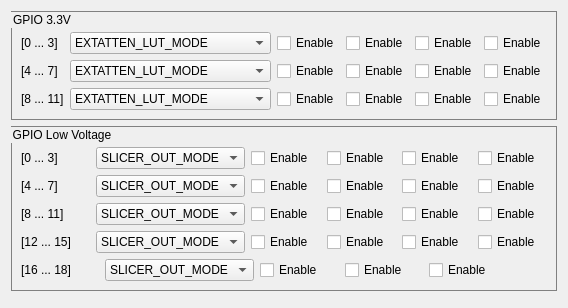
         <widget class="QWidget" name="tab_12">
          <attribute name="title">
           <string>GPIO</string>
          </attribute>
          <layout class="QVBoxLayout" name="verticalLayout_47">
           <item>
            <widget class="QGroupBox" name="groupBox_27">
             <property name="maximumSize">
              <size>
               <width>16777215</width>
               <height>200</height>
              </size>
             </property>
             <property name="styleSheet">
              <string notr="true">QGroupBox{
border:1px solid gray;
}</string>
             </property>
             <property name="title">
              <string>GPIO 3.3V</string>
             </property>
             <layout class="QVBoxLayout" name="verticalLayout_30">
              <property name="topMargin">
               <number>20</number>
              </property>
              <item>
               <layout class="QHBoxLayout" name="horizontalLayout_167">
                <item>
                 <widget class="QLabel" name="label_155">
                  <property name="text">
                   <string>[0 ... 3]</string>
                  </property>
                 </widget>
                </item>
                <item>
                 <widget class="QComboBox" name="gpio_cmb_3v_0_3">
                  <item>
                   <property name="text">
                    <string>EXTATTEN_LUT_MODE</string>
                   </property>
                  </item>
                  <item>
                   <property name="text">
                    <string>BITBANG_MODE</string>
                   </property>
                  </item>
                  <item>
                   <property name="text">
                    <string>INVLEVELTRANSLATE_MODE</string>
                   </property>
                  </item>
                  <item>
                   <property name="text">
                    <string>LEVELTRANSLATE_MODE</string>
                   </property>
                  </item>
                 </widget>
                </item>
                <item>
                 <widget class="QCheckBox" name="gpio_chk_3v_0_3_enable1">
                  <property name="text">
                   <string>Enable</string>
                  </property>
                 </widget>
                </item>
                <item>
                 <widget class="QCheckBox" name="gpio_chk_3v_0_3_enable2">
                  <property name="text">
                   <string>Enable</string>
                  </property>
                 </widget>
                </item>
                <item>
                 <widget class="QCheckBox" name="gpio_chk_3v_0_3_enable3">
                  <property name="text">
                   <string>Enable</string>
                  </property>
                 </widget>
                </item>
                <item>
                 <widget class="QCheckBox" name="gpio_chk_3v_0_3_enable4">
                  <property name="text">
                   <string>Enable</string>
                  </property>
                 </widget>
                </item>
               </layout>
              </item>
              <item>
               <layout class="QHBoxLayout" name="horizontalLayout_169">
                <item>
                 <widget class="QLabel" name="label_157">
                  <property name="text">
                   <string>[4 ... 7]</string>
                  </property>
                 </widget>
                </item>
                <item>
                 <widget class="QComboBox" name="gpio_cmb_3v_4_7">
                  <item>
                   <property name="text">
                    <string>EXTATTEN_LUT_MODE</string>
                   </property>
                  </item>
                  <item>
                   <property name="text">
                    <string>BITBANG_MODE</string>
                   </property>
                  </item>
                  <item>
                   <property name="text">
                    <string>INVLEVELTRANSLATE_MODE</string>
                   </property>
                  </item>
                  <item>
                   <property name="text">
                    <string>LEVELTRANSLATE_MODE</string>
                   </property>
                  </item>
                 </widget>
                </item>
                <item>
                 <widget class="QCheckBox" name="gpio_chk_3v_4_7_enable1">
                  <property name="text">
                   <string>Enable</string>
                  </property>
                 </widget>
                </item>
                <item>
                 <widget class="QCheckBox" name="gpio_chk_3v_4_7_enable2">
                  <property name="text">
                   <string>Enable</string>
                  </property>
                 </widget>
                </item>
                <item>
                 <widget class="QCheckBox" name="gpio_chk_3v_4_7_enable3">
                  <property name="text">
                   <string>Enable</string>
                  </property>
                 </widget>
                </item>
                <item>
                 <widget class="QCheckBox" name="gpio_chk_3v_4_7_enable4">
                  <property name="text">
                   <string>Enable</string>
                  </property>
                 </widget>
                </item>
               </layout>
              </item>
              <item>
               <layout class="QHBoxLayout" name="horizontalLayout_168">
                <item>
                 <widget class="QLabel" name="label_156">
                  <property name="text">
                   <string>[8 ... 11]</string>
                  </property>
                 </widget>
                </item>
                <item>
                 <widget class="QComboBox" name="gpio_cmb_3v_8_11">
                  <item>
                   <property name="text">
                    <string>EXTATTEN_LUT_MODE</string>
                   </property>
                  </item>
                  <item>
                   <property name="text">
                    <string>BITBANG_MODE</string>
                   </property>
                  </item>
                  <item>
                   <property name="text">
                    <string>INVLEVELTRANSLATE_MODE</string>
                   </property>
                  </item>
                  <item>
                   <property name="text">
                    <string>LEVELTRANSLATE_MODE</string>
                   </property>
                  </item>
                 </widget>
                </item>
                <item>
                 <widget class="QCheckBox" name="gpio_chk_3v_8_11_enable1">
                  <property name="text">
                   <string>Enable</string>
                  </property>
                 </widget>
                </item>
                <item>
                 <widget class="QCheckBox" name="gpio_chk_3v_8_11_enable2">
                  <property name="text">
                   <string>Enable</string>
                  </property>
                 </widget>
                </item>
                <item>
                 <widget class="QCheckBox" name="gpio_chk_3v_8_11_enable3">
                  <property name="text">
                   <string>Enable</string>
                  </property>
                 </widget>
                </item>
                <item>
                 <widget class="QCheckBox" name="gpio_chk_3v_8_11_enable4">
                  <property name="text">
                   <string>Enable</string>
                  </property>
                 </widget>
                </item>
               </layout>
              </item>
             </layout>
            </widget>
           </item>
           <item>
            <widget class="QGroupBox" name="groupBox_28">
             <property name="maximumSize">
              <size>
               <width>16777215</width>
               <height>300</height>
              </size>
             </property>
             <property name="styleSheet">
              <string notr="true">QGroupBox{
border:1px solid gray;
}</string>
             </property>
             <property name="title">
              <string>GPIO Low Voltage</string>
             </property>
             <layout class="QVBoxLayout" name="verticalLayout_31">
              <property name="topMargin">
               <number>20</number>
              </property>
              <item>
               <layout class="QHBoxLayout" name="horizontalLayout_170">
                <item>
                 <widget class="QLabel" name="label_158">
                  <property name="text">
                   <string>[0 ... 3]</string>
                  </property>
                 </widget>
                </item>
                <item>
                 <widget class="QComboBox" name="gpio_cmb_low_voltage_0_3">
                  <item>
                   <property name="text">
                    <string>SLICER_OUT_MODE</string>
                   </property>
                  </item>
                  <item>
                   <property name="text">
                    <string>ARM_OUT_MODE</string>
                   </property>
                  </item>
                  <item>
                   <property name="text">
                    <string>BITBANG_MODE</string>
                   </property>
                  </item>
                  <item>
                   <property name="text">
                    <string>MONITOR_MODE</string>
                   </property>
                  </item>
                 </widget>
                </item>
                <item>
                 <widget class="QCheckBox" name="gpio_chk_low_voltage_0_3_enable1">
                  <property name="text">
                   <string>Enable</string>
                  </property>
                 </widget>
                </item>
                <item>
                 <widget class="QCheckBox" name="gpio_chk_low_voltage_0_3_enable2">
                  <property name="text">
                   <string>Enable</string>
                  </property>
                 </widget>
                </item>
                <item>
                 <widget class="QCheckBox" name="gpio_chk_low_voltage_0_3_enable3">
                  <property name="text">
                   <string>Enable</string>
                  </property>
                 </widget>
                </item>
                <item>
                 <widget class="QCheckBox" name="gpio_chk_low_voltage_0_3_enable4">
                  <property name="text">
                   <string>Enable</string>
                  </property>
                 </widget>
                </item>
               </layout>
              </item>
              <item>
               <layout class="QHBoxLayout" name="horizontalLayout_171">
                <item>
                 <widget class="QLabel" name="label_159">
                  <property name="text">
                   <string>[4 ... 7]</string>
                  </property>
                 </widget>
                </item>
                <item>
                 <widget class="QComboBox" name="gpio_cmb_low_voltage_4_7">
                  <item>
                   <property name="text">
                    <string>SLICER_OUT_MODE</string>
                   </property>
                  </item>
                  <item>
                   <property name="text">
                    <string>ARM_OUT_MODE</string>
                   </property>
                  </item>
                  <item>
                   <property name="text">
                    <string>BITBANG_MODE</string>
                   </property>
                  </item>
                  <item>
                   <property name="text">
                    <string>MONITOR_MODE</string>
                   </property>
                  </item>
                 </widget>
                </item>
                <item>
                 <widget class="QCheckBox" name="gpio_chk_low_voltage_4_7_enable1">
                  <property name="text">
                   <string>Enable</string>
                  </property>
                 </widget>
                </item>
                <item>
                 <widget class="QCheckBox" name="gpio_chk_low_voltage_4_7_enable2">
                  <property name="text">
                   <string>Enable</string>
                  </property>
                 </widget>
                </item>
                <item>
                 <widget class="QCheckBox" name="gpio_chk_low_voltage_4_7_enable3">
                  <property name="text">
                   <string>Enable</string>
                  </property>
                 </widget>
                </item>
                <item>
                 <widget class="QCheckBox" name="gpio_chk_low_voltage_4_7_enable4">
                  <property name="text">
                   <string>Enable</string>
                  </property>
                 </widget>
                </item>
               </layout>
              </item>
              <item>
               <layout class="QHBoxLayout" name="horizontalLayout_172">
                <item>
                 <widget class="QLabel" name="label_160">
                  <property name="text">
                   <string>[8 ... 11]</string>
                  </property>
                 </widget>
                </item>
                <item>
                 <widget class="QComboBox" name="gpio_cmb_low_voltage_8_11">
                  <item>
                   <property name="text">
                    <string>SLICER_OUT_MODE</string>
                   </property>
                  </item>
                  <item>
                   <property name="text">
                    <string>ARM_OUT_MODE</string>
                   </property>
                  </item>
                  <item>
                   <property name="text">
                    <string>BITBANG_MODE</string>
                   </property>
                  </item>
                  <item>
                   <property name="text">
                    <string>MONITOR_MODE</string>
                   </property>
                  </item>
                 </widget>
                </item>
                <item>
                 <widget class="QCheckBox" name="gpio_chk_low_voltage_8_11_enable1">
                  <property name="text">
                   <string>Enable</string>
                  </property>
                 </widget>
                </item>
                <item>
                 <widget class="QCheckBox" name="gpio_chk_low_voltage_8_11_enable2">
                  <property name="text">
                   <string>Enable</string>
                  </property>
                 </widget>
                </item>
                <item>
                 <widget class="QCheckBox" name="gpio_chk_low_voltage_8_11_enable3">
                  <property name="text">
                   <string>Enable</string>
                  </property>
                 </widget>
                </item>
                <item>
                 <widget class="QCheckBox" name="gpio_chk_low_voltage_8_11_enable4">
                  <property name="text">
                   <string>Enable</string>
                  </property>
                 </widget>
                </item>
               </layout>
              </item>
              <item>
               <layout class="QHBoxLayout" name="horizontalLayout_173">
                <item>
                 <widget class="QLabel" name="label_161">
                  <property name="text">
                   <string>[12 ... 15]</string>
                  </property>
                 </widget>
                </item>
                <item>
                 <widget class="QComboBox" name="gpio_cmb_low_voltage_12_15">
                  <item>
                   <property name="text">
                    <string>SLICER_OUT_MODE</string>
                   </property>
                  </item>
                  <item>
                   <property name="text">
                    <string>ARM_OUT_MODE</string>
                   </property>
                  </item>
                  <item>
                   <property name="text">
                    <string>BITBANG_MODE</string>
                   </property>
                  </item>
                  <item>
                   <property name="text">
                    <string>MONITOR_MODE</string>
                   </property>
                  </item>
                 </widget>
                </item>
                <item>
                 <widget class="QCheckBox" name="gpio_chk_low_voltage_12_15_enable1">
                  <property name="text">
                   <string>Enable</string>
                  </property>
                 </widget>
                </item>
                <item>
                 <widget class="QCheckBox" name="gpio_chk_low_voltage_12_15_enable2">
                  <property name="text">
                   <string>Enable</string>
                  </property>
                 </widget>
                </item>
                <item>
                 <widget class="QCheckBox" name="gpio_chk_low_voltage_12_15_enable3">
                  <property name="text">
                   <string>Enable</string>
                  </property>
                 </widget>
                </item>
                <item>
                 <widget class="QCheckBox" name="gpio_chk_low_voltage_12_15_enable4">
                  <property name="text">
                   <string>Enable</string>
                  </property>
                 </widget>
                </item>
               </layout>
              </item>
              <item>
               <layout class="QHBoxLayout" name="horizontalLayout_174">
                <item>
                 <widget class="QLabel" name="label_162">
                  <property name="text">
                   <string>[16 ... 18]</string>
                  </property>
                 </widget>
                </item>
                <item>
                 <widget class="QComboBox" name="gpio_cmb_low_voltage_16_18">
                  <item>
                   <property name="text">
                    <string>SLICER_OUT_MODE</string>
                   </property>
                  </item>
                  <item>
                   <property name="text">
                    <string>ARM_OUT_MODE</string>
                   </property>
                  </item>
                  <item>
                   <property name="text">
                    <string>BITBANG_MODE</string>
                   </property>
                  </item>
                  <item>
                   <property name="text">
                    <string>MONITOR_MODE</string>
                   </property>
                  </item>
                 </widget>
                </item>
                <item>
                 <widget class="QCheckBox" name="gpio_chk_low_voltage_16_18_enable1">
                  <property name="text">
                   <string>Enable</string>
                  </property>
                 </widget>
                </item>
                <item>
                 <widget class="QCheckBox" name="gpio_chk_low_voltage_16_18_enable2">
                  <property name="text">
                   <string>Enable</string>
                  </property>
                 </widget>
                </item>
                <item>
                 <widget class="QCheckBox" name="gpio_chk_low_voltage_16_18_enable3">
                  <property name="text">
                   <string>Enable</string>
                  </property>
                 </widget>
                </item>
                <item>
                 <spacer name="horizontalSpacer_47">
                  <property name="orientation">
                   <enum>Qt::Horizontal</enum>
                  </property>
                  <property name="sizeType">
                   <enum>QSizePolicy::Minimum</enum>
                  </property>
                  <property name="sizeHint" stdset="0">
                   <size>
                    <width>40</width>
                    <height>20</height>
                   </size>
                  </property>
                 </spacer>
                </item>
               </layout>
              </item>
             </layout>
            </widget>
           </item>
           <item>
            <widget class="QWidget" name="widget_7" native="true"/>
           </item>
          </layout>
         </widget>
